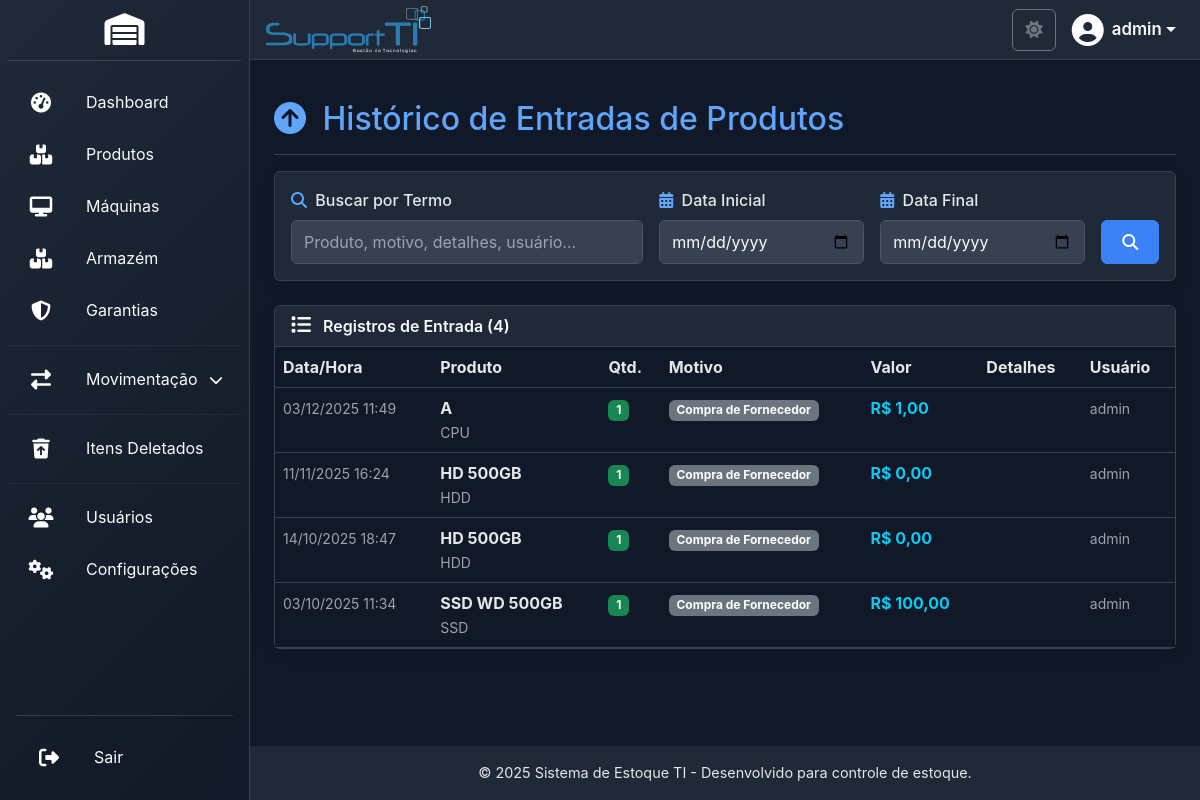
The page /modules/products/product_inputs_log.php (signed in) on the database as committed earlier.
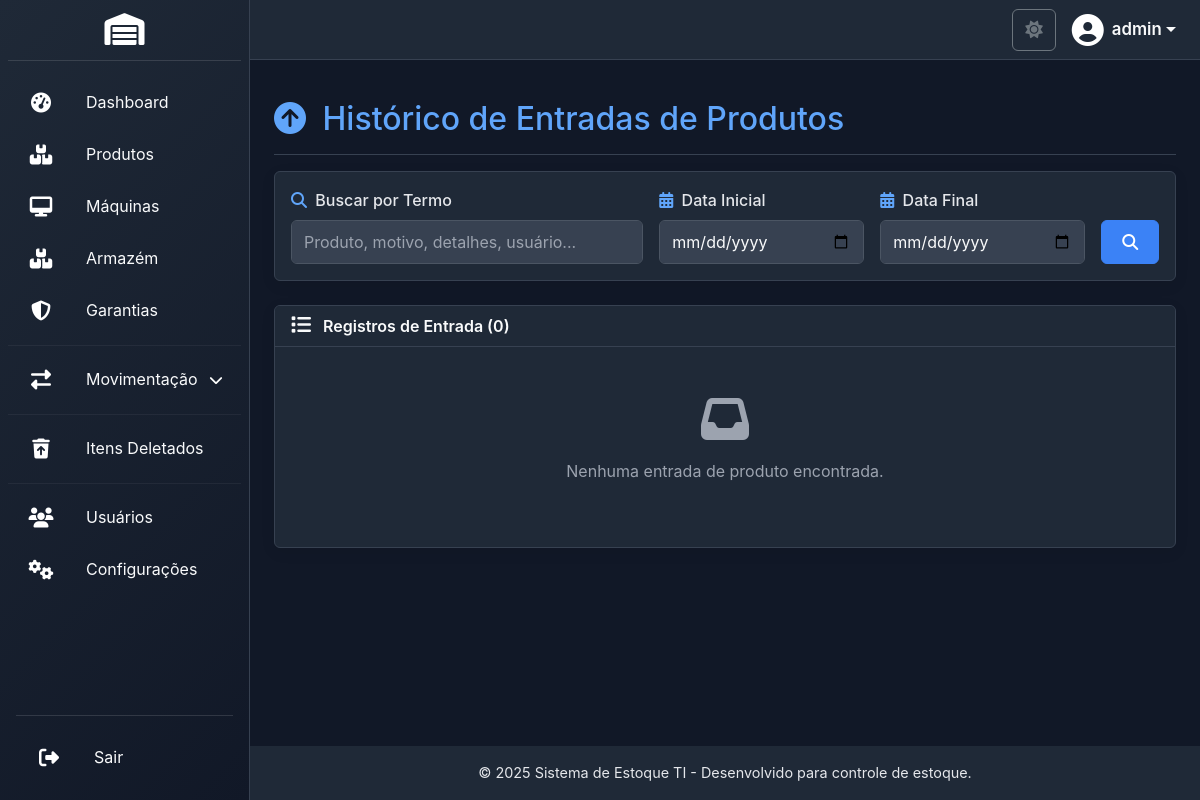
The same page on the database as committed later.
### tables this page shows
CREATE TABLE IF NOT EXISTS `product_inputs` (
  `id` int(11) NOT NULL AUTO_INCREMENT,
  `product_id` int(11) NOT NULL,
  `user_id` int(11) DEFAULT NULL,
  `quantity_added` int(11) NOT NULL,
  `reason` varchar(255) NOT NULL,
  `details` text DEFAULT NULL,
  `unit_price` decimal(12,2) DEFAULT NULL,
  `input_date` timestamp NOT NULL DEFAULT current_timestamp(),
  `product_name` varchar(255) DEFAULT NULL,
  `product_category` varchar(100) DEFAULT NULL,
  `product_serial_number` varchar(100) DEFAULT NULL,
  `product_barcode` varchar(100) DEFAULT NULL,
  PRIMARY KEY (`id`),
  KEY `user_id` (`user_id`)
);

CREATE TABLE IF NOT EXISTS `users` (
  `id` int(11) NOT NULL AUTO_INCREMENT,
  `username` varchar(50) NOT NULL,
  `password` varchar(255) NOT NULL,
  `email` varchar(100) NOT NULL,
  `role` varchar(20) DEFAULT 'user',
  `full_name` varchar(255) DEFAULT NULL,
  `avatar` varchar(255) DEFAULT NULL,
  `last_login` timestamp NULL DEFAULT NULL,
  `reset_token` varchar(64) DEFAULT NULL,
  `reset_token_expires_at` datetime DEFAULT NULL,
  `created_at` timestamp NOT NULL DEFAULT current_timestamp(),
  `updated_at` timestamp NOT NULL DEFAULT current_timestamp() ON UPDATE current_timestamp(),
  `theme` varchar(50) DEFAULT 'blue',
  `is_deleted` tinyint(1) DEFAULT 0 COMMENT 'Marca usuário como deletado (soft delete)',
  `deleted_at` datetime DEFAULT NULL COMMENT 'Data e hora da deleção',
  PRIMARY KEY (`id`),
  UNIQUE KEY `username` (`username`),
  UNIQUE KEY `email` (`email`),
  KEY `idx_is_deleted` (`is_deleted`),
  KEY `idx_deleted_at` (`deleted_at`)
);

### config/database.php (called while the page is built, shortened)
<?php
function url($path = '') {
    return BASE_PATH . '/' . ltrim($path, '/');
}
function getConnection() {
    static $pdo = null;
    if ($pdo === null) {
        try {
            $dsn = "mysql:host=" . DB_HOST . ";dbname=" . DB_NAME . ";charset=" . DB_CHARSET;
            $options = [
                PDO::ATTR_ERRMODE            => PDO::ERRMODE_EXCEPTION,
                PDO::ATTR_DEFAULT_FETCH_MODE => PDO::FETCH_ASSOC,
                PDO::ATTR_EMULATE_PREPARES   => false,
            ];
            $pdo = new PDO($dsn, DB_USER, DB_PASS, $options);
        } catch (PDOException $e) {
            error_log("Erro de conexão com o banco de dados: " . $e->getMessage());
            die("Erro de conexão com o banco de dados. Verifique as configurações em config.php e se o serviço MySQL está em execução.");
        }
    }
    return $pdo;
}
$system_settings_defaults = [
    "system_name" => "Sistema de Estoque TI",
    "company_name" => "Sua Empresa",
    "company_slogan" => "Controle total do seu estoque",
    "theme_color" => "blue",
];
try {
    $pdo = getConnection();
    $pdo->exec("CREATE TABLE IF NOT EXISTS system_settings (
        id INT AUTO_INCREMENT PRIMARY KEY,
        setting_key VARCHAR(100) UNIQUE NOT NULL,
        setting_value TEXT
    )");
    $stmt = $pdo->query("SELECT setting_key, setting_value FROM system_settings");
    $db_settings = $stmt->fetchAll(PDO::FETCH_KEY_PAIR);
    $system_settings = array_merge($system_settings_defaults, $db_settings);
} catch (PDOException $e) {
    error_log("Erro ao carregar configurações do banco: " . $e->getMessage());
    $system_settings = $system_settings_defaults;
}
function isLoggedIn() {
    return isset($_SESSION["user_id"]) && !empty($_SESSION["user_id"]);
}
?>

### config.php (called while the page is built)
<?php
require_once __DIR__ . '/config/database.php';
?>

### modules/products/product_inputs_log.php (the view, shortened to what the changed rows need)
<?php
require_once '../../config.php';
$page = max(1, intval($_GET['page'] ?? 1));
$per_page = 20;
$offset = ($page - 1) * $per_page;
try {
    $pdo = getConnection();
    $where_conditions = [];
    $params = [];
    $where_clause = !empty($where_conditions) ? 'WHERE ' . implode(' AND ', $where_conditions) : '';
    $count_query = "SELECT COUNT(*) as total FROM product_inputs pi LEFT JOIN users u ON pi.user_id = u.id {$where_clause}";
    $count_stmt = $pdo->prepare($count_query);
    $count_stmt->execute($params);
    $total_records = $count_stmt->fetch()['total'];
    $inputs_query = "
        SELECT
            pi.*, u.username
        FROM product_inputs pi
        LEFT JOIN users u ON pi.user_id = u.id
        {$where_clause}
        ORDER BY pi.input_date DESC
        LIMIT {$per_page} OFFSET {$offset}
    ";
    $inputs_stmt = $pdo->prepare($inputs_query);
    $inputs_stmt->execute($params);
    $inputs = $inputs_stmt->fetchAll();
} catch (PDOException $e) {
    error_log("Erro ao carregar dados de entrada de produtos: " . $e->getMessage());
    $inputs = [];
    $total_records = 0;
    $total_pages = 0;
}
?>
<?php include '../../includes/header.php'; ?>
<div class="d-flex justify-content-between flex-wrap flex-md-nowrap align-items-center pt-3 pb-2 mb-3 border-bottom">
    <h1 class="h2 text-primary-custom">
        <i class="fas fa-arrow-circle-up me-2"></i>
        Histórico de Entradas de Produtos
    </h1>
</div>
<div class="card card-custom">
    <div class="card-header card-header-custom d-flex justify-content-between align-items-center">
        <span>
            <i class="fas fa-list me-2"></i>
            Registros de Entrada (<?php echo number_format($total_records); ?>)
        </span>
    </div>
    <div class="card-body p-0">
        <?php if (empty($inputs)): ?>
            <div class="text-center text-muted py-5">
                <i class="fas fa-inbox fa-3x mb-3"></i>
                <p>Nenhuma entrada de produto encontrada.</p>
            </div>
        <?php else: ?>
            <div class="table-responsive">
                <table class="table table-hover mb-0">
                    <thead class="table-header-custom">
                        <tr>
                            <th>Data/Hora</th>
                            <th>Produto</th>
                            <th>Qtd.</th>
                            <th>Motivo</th>
                            <th>Valor</th>
                            <th>Detalhes</th>
                            <th>Usuário</th>
                        </tr>
                    </thead>
                    <tbody>
                        <?php foreach ($inputs as $input): ?>
                            <tr>
                                <td><small><?php echo date('d/m/Y H:i', strtotime($input['input_date'])); ?></small></td>
                                <td>
                                    <strong><?php echo htmlspecialchars($input['product_name']); ?></strong>
                                    <br><small class="text-muted"><?php echo htmlspecialchars($input["product_category"]); ?></small>
                                </td>
                                <td><span class="badge bg-success"><?php echo number_format($input['quantity_added']); ?></span></td>
                                <td><span class="badge bg-secondary"><?php echo htmlspecialchars($input["reason"] ?? 'N/A'); ?></span></td>
                                <td>
                                    <?php
                                    if (isset($input['unit_price']) && is_numeric($input['unit_price'])) {
                                        $total_value = $input['unit_price'] * $input['quantity_added'];
                                        echo '<strong class="text-info">R$ ' . number_format($total_value, 2, ',', '.') . '</strong>';
                                    } else {
                                        echo '<span class="text-muted">-</span>';
                                    }
                                    ?>
                                </td>
                                <td><small><?php echo nl2br(htmlspecialchars($input["details"] ?? 'N/A')); ?></small></td>
                                <td><small><?php echo htmlspecialchars($input["username"] ?? 'Sistema'); ?></small></td>
                            </tr>
                        <?php endforeach; ?>
                    </tbody>
                </table>
            </div>
        <?php endif; ?>
    </div>
</div>
<?php include '../../includes/footer.php'; ?>

### includes/header.php (shortened to what the changed rows need)
<?php
require_once __DIR__ . '/../config.php';
$current_theme = $system_settings["theme_color"] ?? "light";
if (isLoggedIn()) {
    $user_id = $_SESSION["user_id"];
    try {
        $pdo = getConnection();
        $stmt = $pdo->prepare("SELECT setting_value FROM system_settings WHERE setting_key = ?");
        $stmt->execute(["user_theme_{$user_id}"]);
        $user_theme_preference = $stmt->fetchColumn();
        if ($user_theme_preference) {
            $current_theme = $user_theme_preference;
        }
    } catch (PDOException $e) {
        error_log("Erro ao carregar preferência de tema do usuário: " . $e->getMessage());
    }
}
$logo_path = $system_settings['company_logo'] ?? '';
?>
<!DOCTYPE html>
<html lang="pt-BR">
<head>
    <link href="/sistema5/css/bootstrap.min.css" rel="stylesheet">
    <link href="/sistema5/css/themes.css" rel="stylesheet">
    <link href="https://cdnjs.cloudflare.com/ajax/libs/font-awesome/6.4.0/css/all.min.css" rel="stylesheet">
    <link href="/sistema5/css/custom.css" rel="stylesheet">
    <link href="/sistema5/css/custom-improved.css" rel="stylesheet">
    <link href="/sistema5/css/media-upload.css" rel="stylesheet">
    <link href="/sistema5/css/sidebar-animations.css" rel="stylesheet">
</head>
<body class="theme-<?php echo htmlspecialchars($current_theme); ?>">
<div class="wrapper">
    <div id="main-content-wrapper" class="d-flex flex-column flex-grow-1">
        <?php if (isLoggedIn() && !isset($hide_sidebar)): ?>
        <header class="d-flex align-items-center px-3 border-bottom bg-light no-print" style="height: 60px; min-height: 60px;">
            <ul class="navbar-nav d-flex flex-row align-items-center w-100">
                <li class="nav-item">
                    <a href="<?php echo url('public/dashboard.php'); ?>" class="navbar-brand-logo">
                        <?php if (!empty($logo_path)):
                            $full_logo_path = __DIR__ . '/../' . $logo_path;
                            if (file_exists($full_logo_path)):
                        ?>
                            <img src="/sistema5/<?php echo htmlspecialchars($logo_path); ?>?v=<?php echo time(); ?>" alt="Logo da Empresa">
                        <?php
                            endif;
                        endif; ?>
                    </a>
                </li>
            </ul>
        </header>
        <?php endif; ?>
        <main class="p-3 p-md-4 flex-grow-1">

Rows that differ between the two databases and show on the page:
removed product_inputs: input_date "03/12/2025 11:49", product_name "A", product_category "CPU", quantity_added "1", reason "Compra de Fornecedor", total_value "1,00", user.username "admin"
removed product_inputs: input_date "11/11/2025 16:24", product_name "HD 500GB", product_category "HDD", quantity_added "1", reason "Compra de Fornecedor", total_value "0,00", user.username "admin"
removed product_inputs: input_date "14/10/2025 18:47", product_name "HD 500GB", product_category "HDD", quantity_added "1", reason "Compra de Fornecedor", total_value "0,00", user.username "admin"
removed product_inputs: input_date "03/10/2025 11:34", product_name "SSD WD 500GB", product_category "SSD", quantity_added "1", reason "Compra de Fornecedor", total_value "100,00", user.username "admin"
Other text that changed with them:
$total_records: "4" → "0"
text no longer shown: "Data/Hora Produto Qtd. Motivo Valor Detalhes Usuário"
text now shown: "Nenhuma entrada de produto encontrada."
